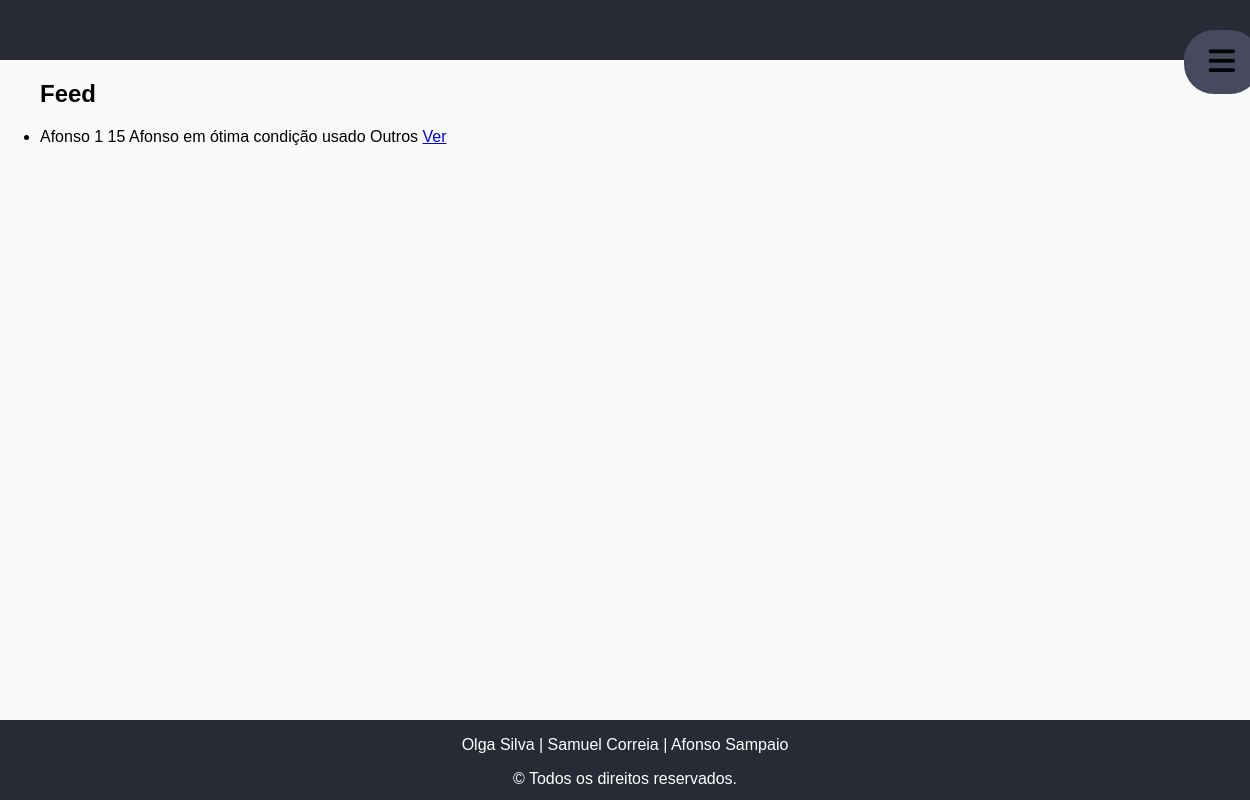
Before: /ibuy/ with the older database file.
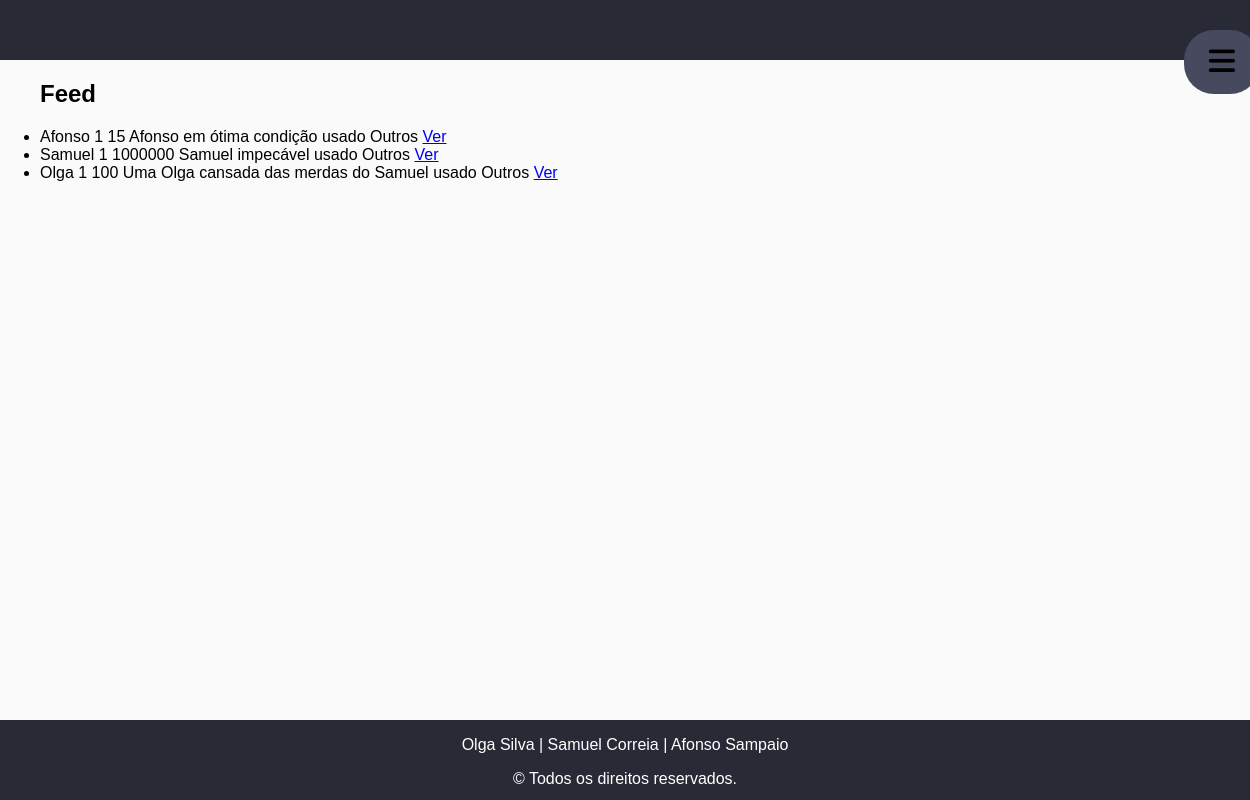
After: the same page with the newer database file.
### ibuy/models.py (models this page shows, shortened)
class Produto(models.Model):
    user = models.ForeignKey(User, on_delete=models.CASCADE, default="")
    nome = models.CharField(max_length=100)
    categoria = models.ForeignKey(Categoria, on_delete=models.CASCADE, default="", related_name="Categoria")
    quantidade = models.IntegerField(default=0)
    descricao = models.TextField()  # mudar
    preco = models.FloatField(default=0)
    NOVO = 'novo'
    USADO = 'usado'
    OPCOES_CONDICAO = (
        (NOVO, 'Novo'),
        (USADO, 'Usado'),
    )
    condicao = models.CharField(choices=OPCOES_CONDICAO, default=NOVO, max_length=100)

class Categoria(models.Model):
    tipo = models.CharField(max_length=100, default="")

### ibuy/views.py (the view)
# urls.py: path('', views.index, name='index'),
def index(request):
    lista_produtos = Produto.objects.exclude(user_id=request.user.id)
    context = {'lista_produtos': lista_produtos}
    return render(request, 'ibuy/index.html', context)

### ibuy/templates/ibuy/index.html (shortened to what this page needs)
<!DOCTYPE html>
<html lang="en">
<head>
    {% load static %}
    <link rel="stylesheet" type="text/css" href="{% static 'ibuy/style.css' %}"/>
</head>
<body>
<section class="page-wrap">
    <header>
        <section id="sidebar">
            <section class="slider">
                <a onclick="openMenu()">
                    <i class="fa fa-bars" aria-hidden="true"></i>
                </a>
            </section>
        </section>
    </header>
    <section class="content-wrap">
        {% block content %}
        {% if lista_produtos %}
        <ul>
            <h2>Feed</h2>
            {% for produto in lista_produtos %}
            <li>
                {{ produto.nome }}
                {{ produto.quantidade }}
                {{ produto.preco }}
                {{ produto.descricao }}
                {{ produto.condicao }}
                {{ produto.categoria.tipo }}
                <a href="{% url 'ibuy:produto' produto.id %}">
                    Ver
                </a>
            </li>
            {% endfor %}
        </ul>
        {% else %}
        <p>Nao existem produtos.</p>
        {% endif %}
        {% endblock %}
    </section>
    <footer>
        <p>Olga Silva | Samuel Correia | Afonso Sampaio</p>
        <p>&copy; Todos os direitos reservados.</p>
    </footer>
</section>
</body>
</html>

Changed rows visible on the page:
added Produto: nome "Samuel", quantidade "1", preco "1000000", descricao "Samuel impecável", condicao "usado", categoria.tipo "Outros"
added Produto: nome "Olga", quantidade "1", preco "100", descricao "Uma Olga cansada das merdas do Samuel", condicao "usado", categoria.tipo "Outros"
